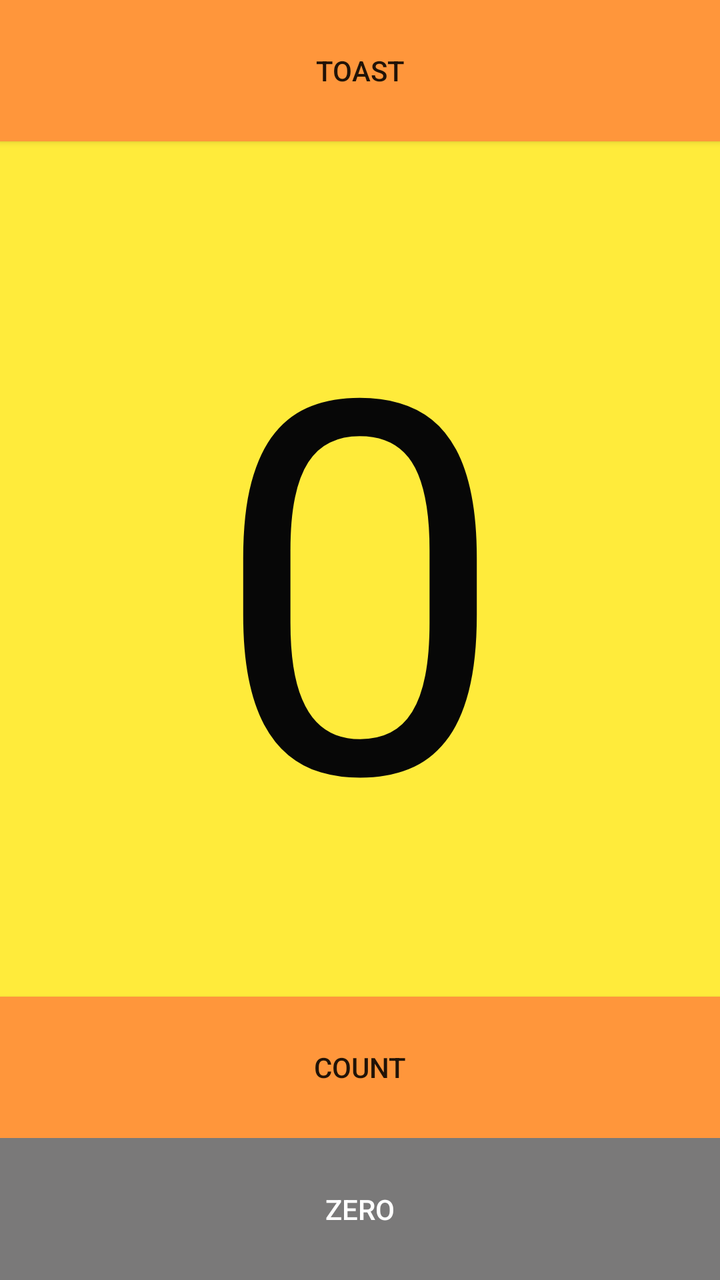
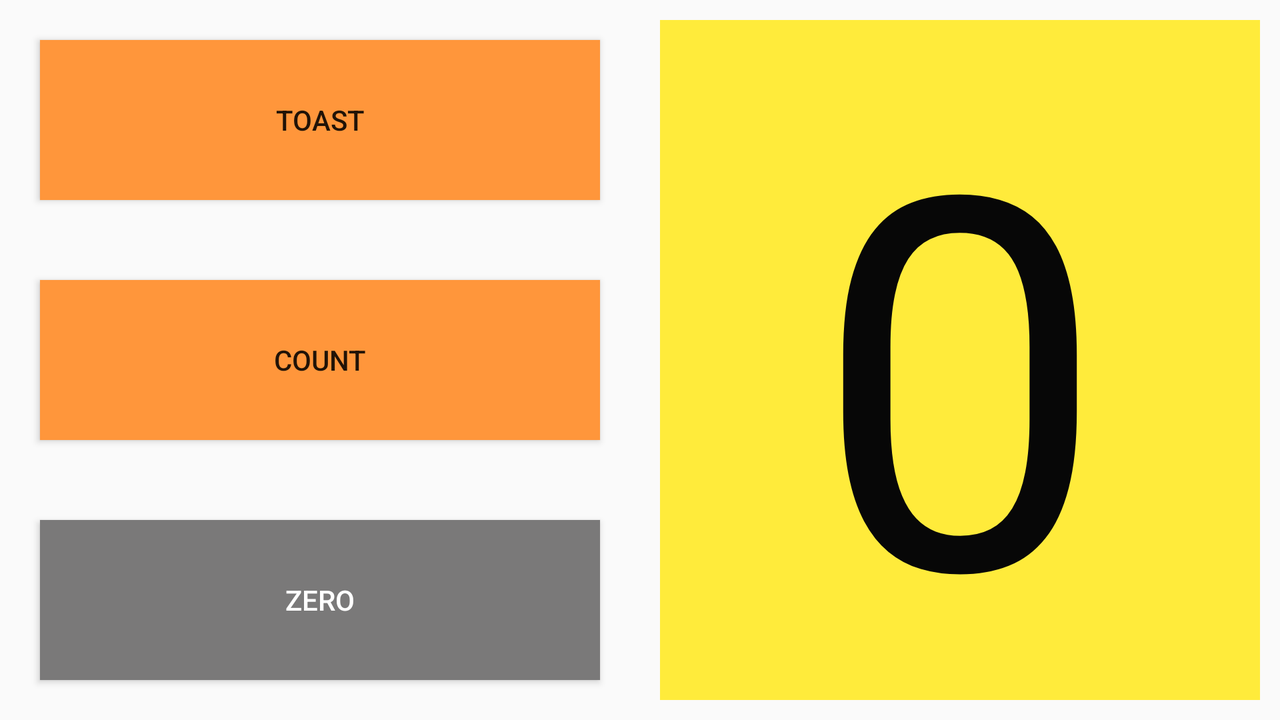

First picture: res/layout/ on a phone held upright. Second picture: the repository's own variant of that layout, on a device whose configuration matches the variant's folder. Source for both follows.
<!-- AndroidManifest.xml: application theme Theme.Design.Light.NoActionBar -->
<!-- res/layout/activity_main.xml -->
<?xml version="1.0" encoding="utf-8"?>
<LinearLayout xmlns:android="http://schemas.android.com/apk/res/android"
    xmlns:app="http://schemas.android.com/apk/res-auto"
    xmlns:tools="http://schemas.android.com/tools"
    android:layout_width="match_parent"
    android:layout_height="match_parent"
    android:orientation="vertical"
    tools:context=".MainActivity">

    <Button
        android:id="@+id/btn_toast"
        android:layout_width="match_parent"
        android:layout_height="wrap_content"
        android:layout_weight="10"
        android:background="#FF963B"
        android:onClick="toast"
        android:padding="20dp"
        android:text="TOAST"
        app:layout_constraintEnd_toEndOf="parent"
        app:layout_constraintStart_toStartOf="parent"
        app:layout_constraintTop_toTopOf="parent" />

    <TextView
        android:id="@+id/txt_num"
        android:layout_width="match_parent"
        android:layout_height="wrap_content"
        android:layout_weight="70"
        android:background="#FFEB3B"
        android:gravity="center"
        android:text="0"
        android:textColor="#070707"
        android:textSize="260dp"
        app:layout_constraintBottom_toTopOf="@+id/btn_count"
        app:layout_constraintEnd_toEndOf="parent"
        app:layout_constraintStart_toStartOf="parent"
        app:layout_constraintTop_toBottomOf="@+id/btn_toast" />

    <Button
        android:id="@+id/btn_count"
        android:layout_width="match_parent"
        android:layout_height="wrap_content"
        android:layout_weight="10"
        android:background="#FF963B"
        android:padding="20dp"
        android:text="COUNT"
        app:layout_constraintBottom_toBottomOf="parent"
        app:layout_constraintEnd_toEndOf="parent"
        app:layout_constraintStart_toStartOf="parent" />

    <Button
        android:id="@+id/btn_zero"
        android:layout_width="match_parent"
        android:layout_height="wrap_content"
        android:layout_weight="10"
        android:background="#7A7979"
        android:padding="20dp"
        android:text="Zero"
        android:textColor="#FFFFFF" />

</LinearLayout>
<!-- resources referenced by this layout -->
<resources>

</resources>
<!-- res/layout-land/activity_main.xml (the author's variant of the layout above) -->
<!-- drawn on the phone turned sideways -->
<?xml version="1.0" encoding="utf-8"?>
<LinearLayout xmlns:android="http://schemas.android.com/apk/res/android"
    xmlns:app="http://schemas.android.com/apk/res-auto"
    xmlns:tools="http://schemas.android.com/tools"
    android:layout_width="match_parent"
    android:layout_height="match_parent"
    tools:context=".MainActivity">

    <LinearLayout
        android:layout_width="match_parent"
        android:layout_height="match_parent"
        android:layout_weight="50"
        android:orientation="vertical">

        <Button
            android:id="@+id/btn_toast"
            android:layout_width="match_parent"
            android:layout_height="wrap_content"
            android:layout_margin="20dp"
            android:layout_weight="10"
            android:background="#FF963B"
            android:onClick="toast"
            android:padding="20dp"
            android:text="TOAST"
            app:layout_constraintEnd_toEndOf="parent"
            app:layout_constraintStart_toStartOf="parent"
            app:layout_constraintTop_toTopOf="parent" />

        <Button
            android:id="@+id/btn_count"
            android:layout_width="match_parent"
            android:layout_height="wrap_content"
            android:layout_margin="20dp"
            android:layout_weight="10"
            android:background="#FF963B"
            android:padding="20dp"
            android:text="COUNT"
            app:layout_constraintBottom_toBottomOf="parent"
            app:layout_constraintEnd_toEndOf="parent"
            app:layout_constraintStart_toStartOf="parent" />

        <Button
            android:id="@+id/btn_zero"
            android:layout_width="match_parent"
            android:layout_height="wrap_content"
            android:layout_margin="20dp"
            android:layout_weight="10"
            android:background="#7A7979"
            android:padding="20dp"
            android:text="ZERO"
            android:textColor="#FFFFFF" />
    </LinearLayout>

    <TextView
        android:id="@+id/txt_num"
        android:layout_width="match_parent"
        android:layout_height="match_parent"
        android:layout_weight="50"
        android:background="#FFEB3B"
        android:gravity="center"
        android:text="0"
        android:textColor="#070707"
        android:textSize="260dp"
        android:layout_margin="10dp"
        app:layout_constraintBottom_toTopOf="@+id/btn_count"
        app:layout_constraintEnd_toEndOf="parent"
        app:layout_constraintStart_toStartOf="parent"
        app:layout_constraintTop_toBottomOf="@+id/btn_toast" />

</LinearLayout>
